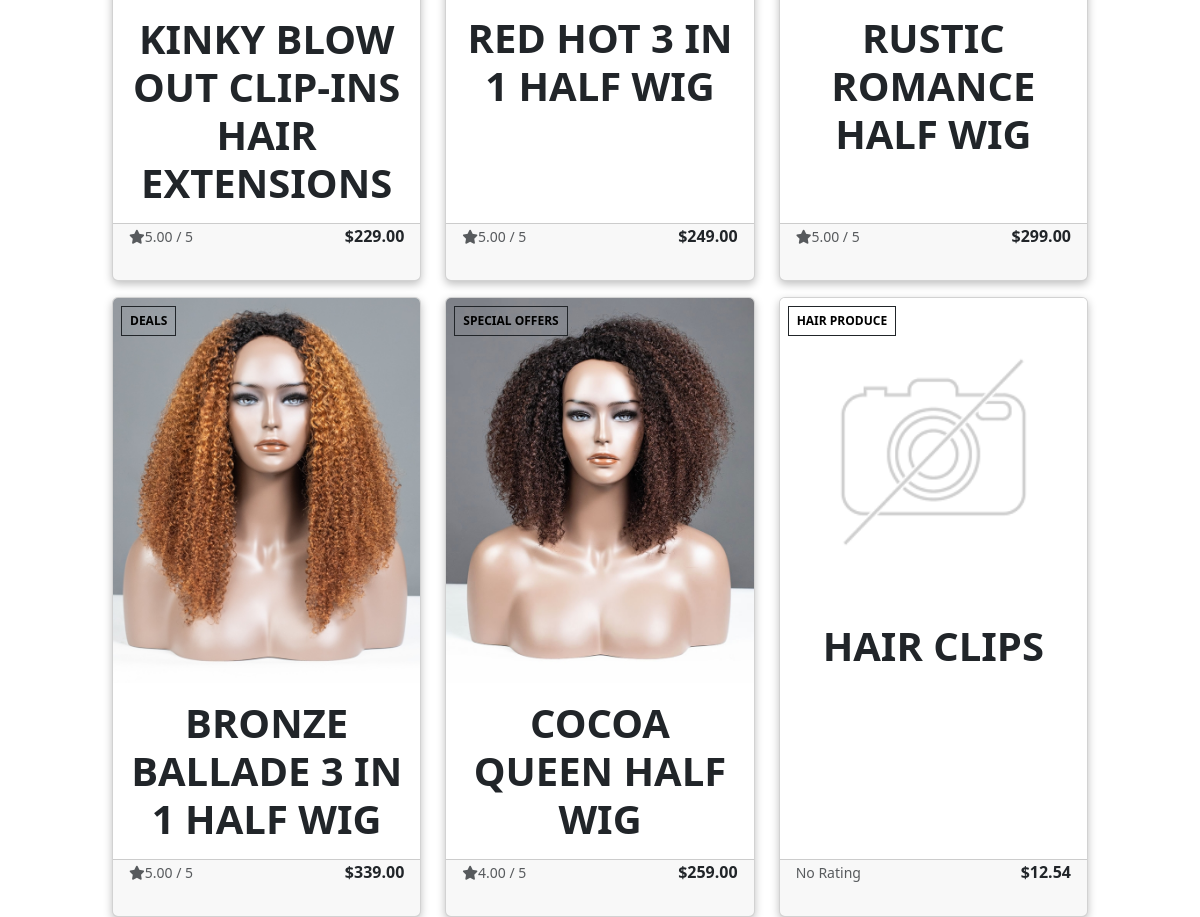
/products/?page=2 (middle part), run on an earlier commit of the app's database.
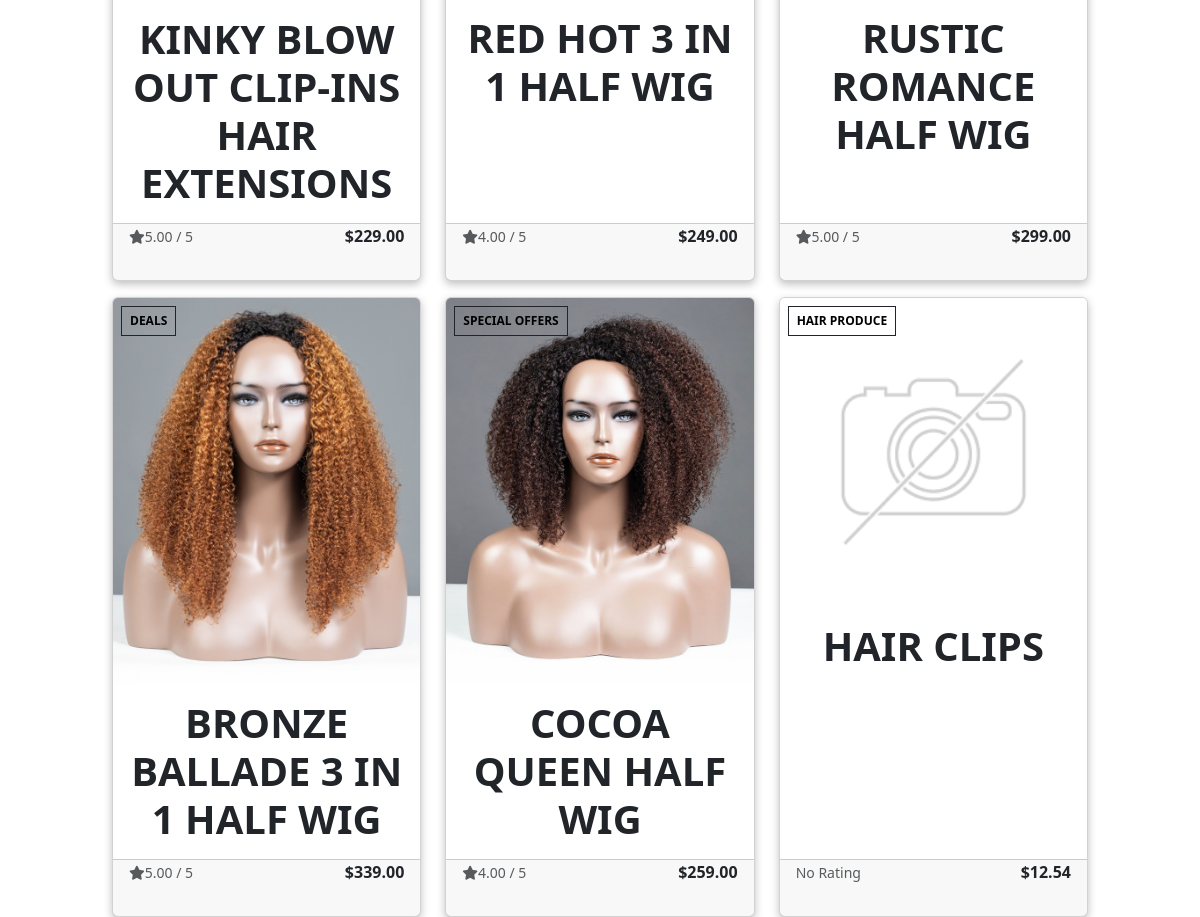
And on a later commit of the database.
### products/models.py (models this page shows, shortened)
class Product(models.Model):
    category = models.ForeignKey('Category', null=True, blank=True, on_delete=models.SET_NULL)
    id = models.UUIDField(default=uuid.uuid4, unique=True, primary_key=True, editable=False)
    name = models.CharField(max_length=254)
    description = models.TextField()
    has_sizes = models.BooleanField(default=False,null=True, blank=True)
    price = models.DecimalField(max_digits=6, decimal_places=2)
    rating = models.DecimalField(max_digits=6, decimal_places=2, null=True, blank=True)
    image_url = models.URLField(max_length=1024, null=True, blank=True)
    image = models.ImageField(null=True, blank=True)

### products/views.py (the view, shortened to what this page needs)
# urls.py: path('', views.all_products, name='products'),
def all_products(request):
    products = Product.objects.all()
    query = None
    categories = None
    sort = None
    direction = None
    if request.GET:
        if 'category' in request.GET:
            categories = request.GET['category'].split(',')
            products =products.filter(category__name__in=categories)
            categories = Category.objects.filter(name__in=categories)
    products_count = products.count()
    products = products_pagination(request, products, 6)
    current_sorting = f'{sort}_{direction}'
    context = {
        'products': products,
        'products_count': products_count,
        'search_term' : query,
        'current_categories' : categories,
        'current_sorting': current_sorting,
    }
    return render(request, 'products/products.html', context)

### bag/contexts.py (called while the page is built, shortened)
def bag_contents(request):
    bag_items = []
    total = 0
    product_count = 0
    bag = request.session.get('bag', {})
    if total < settings.FREE_DELIVERY_THRESHOLD:
        delivery = total * Decimal(settings.STANDARD_DELIVERY_PERCENTAGE / 100)
        free_delivery_delta = settings.FREE_DELIVERY_THRESHOLD - total
    else:
        delivery = 0
        free_delivery_delta = 0
    grand_total = delivery + total
    context = {
        'bag_items': bag_items,
        'total': total,
        'product_count': product_count,
        'delivery': delivery,
        'free_delivery_delta': free_delivery_delta,
        'free_delivery_threshold': settings.FREE_DELIVERY_THRESHOLD,
        'grand_total': grand_total,
    }
    return context

### products/views.py (called while the page is built)
def products_pagination(request, products, results):
    paginator = Paginator(products, results)
    page_number = request.GET.get('page')
    try:
        products = paginator.page(page_number)
    except PageNotAnInteger:
        page_number = 1
        products = paginator.page(page_number)
    except EmptyPage:
        page_number = paginator.num_pages
        products = paginator.page(page_number)
    return products

### products/templates/products/products.html (shortened to what this page needs)
{% extends 'base.html' %}
{% load static %}
{% block content %}
    <div class="container-fluid">
        <div class="row d-flex justify-content-center">
            <div class="product-container col-10">
                <div class="row pb-4">
                    {% for product in products %}
                        <div class="col-md-6 col-lg-4 gy-3">
                            <div class="card shadow product-card h-100">
                                <div  class="card-category-label mb-1 position-absolute">
                                    <a href="{% url 'products' %}?category={{ product.category.name }}" class="category-badge m-2 d-flex text-decoration-none align-items-center">
                                        <span class="p-2 weight-semibold text-uppercase badge badge-white text-black rounded-0 border border-dark">{{ product.category.friendly_name }}</span>
                                    </a>
                                </div>
                                {% if product.image %}
                                <a href="{% url 'product_detail' product.id %}">
                                    <img class="card-img-top img-fluid" src="{{ product.image.url }}" alt="{{ product.name }}">
                                </a>
                                {% else %}
                                <a href="{% url 'product_detail' product.id %}">
                                    <img class="card-img-top img-fluid" src="{{ MEDIA_URL }}noimage.png" alt="{{ product.name }}">
                                </a>
                                {% endif %}
                                <div class="card-body bg-ib-white pb-2">
                                    <h1 class="text-uppercase text-center weight-semibold text-ib-dark">{{ product.name }}</h1>
                                </div>
                                <div class="card-footer pt-0 pb-3">
                                    <div class="row">
                                        <div class="col-6 pe-0">
                                            <div class="rating-div pe-0">
                                            {% if product.rating %}
                                                <small class="text-muted"><i class="fas fa-star mr-1"></i>{{ product.rating }} / 5</small>
                                            {% else %}
                                                <small class="text-muted">No Rating</small>
                                            {% endif %}
                                            </div>
                                        </div>
                                        <div class="col-6 ps-0 mt-auto d-flex justify-content-end">
                                            <div class=""><p class="card-price weight-semibold ib-lh-1 text-ib-dark">${{ product.price }}</p></div>
                                        </div>
                                    </div>
                                </div>
                            </div>
                        </div>
                    {% endfor %}
                </div>
            </div>
        </div>
    </div>
{% endblock %}

What changed in the data, as far as the page shows it:
changed Product "RED HOT 3 IN 1 HALF WIG": rating "5.00" → "4.00"
